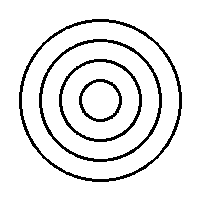
#> input picture test_cember.png, 200 x 200 px
$ python hough_es_merkezli.py
#> lines starting #> are read from the running program, lines starting #| are printed output that depends on the picture; after the words box and inside, x2 and y2 are one past the last pixel; in counts of white or black regions, pixels touching at a corner belong together
import cv2
import numpy as np

# 1. Görüntü Yükleme ve Ön İşleme
image_path = "test_cember.png"
image = cv2.imread(image_path)
#> image is the input picture: shape (200, 200, 3); 90.6% white; 4 black regions, box (x1, y1, x2, y2) and area: (19, 19, 182, 182) 1468, (39, 39, 162, 162) 1138, (59, 59, 142, 142) 768, (79, 79, 122, 122) 384
if image is None:
    raise FileNotFoundError(f"'{image_path}' dosyası bulunamadı. Çalışma dizinini kontrol edin.")

gray = cv2.cvtColor(image, cv2.COLOR_BGR2GRAY)
edges = cv2.Canny(gray, threshold1=30, threshold2=100)
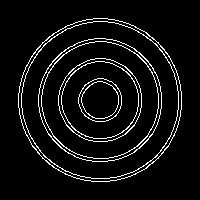
#> edges: shape (200, 200); 6.5% white in thin lines or dots, all inside (x1, y1, x2, y2) = (18, 18, 182, 182)
edges_median = cv2.medianBlur(edges, 3)
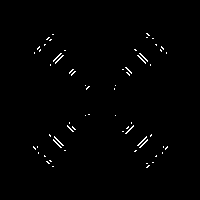
#> edges_median: shape (200, 200); 0.92% white in thin lines or dots, all inside (x1, y1, x2, y2) = (33, 33, 168, 168)

H, W = edges_median.shape
#> H = 200; W = 200

# 2. Parametreler ve Look-up Table (LUT)
r_min = 20
r_max = 120
r_step = 2
radii = np.arange(r_min, r_max, r_step)
num_radii = len(radii)

thetas = np.deg2rad(np.arange(0, 360, 2))
cos_thetas = np.cos(thetas)
sin_thetas = np.sin(thetas)

# 3. 3 Boyutlu Oylama Matrisi ve Eş Merkezli Oylama İşlemi
accumulator = np.zeros((H, W, num_radii), dtype=np.uint32)
edge_pixels = np.argwhere(edges_median > 0)
#> edge_pixels = 367 pairs, first value 33 to 167, second value 33 to 167

print("--- Oylama Islemi Basliyor ---")
print(f"Kenar piksel sayisi: {len(edge_pixels)}")
#| Kenar piksel sayisi: 367
print(f"Test edilen yaricap sayisi: {num_radii} ({r_min}px - {r_max}px arasi)")

for y, x in edge_pixels:
    for t_idx in range(len(thetas)):
        cos_t = cos_thetas[t_idx]
        sin_t = sin_thetas[t_idx]

        for r_idx, r in enumerate(radii):
            a = int(round(x - r * cos_t))
            b = int(round(y - r * sin_t))

            if 0 <= a < W and 0 <= b < H:
                # Oylama anında eş merkezlilik kontrolü:
                # Aynı merkez ve aynı açı doğrultusunda diğer yarıçaplarda da kenar var mı?
#> (the run stopped early here; a loop or call above may not have finished)
